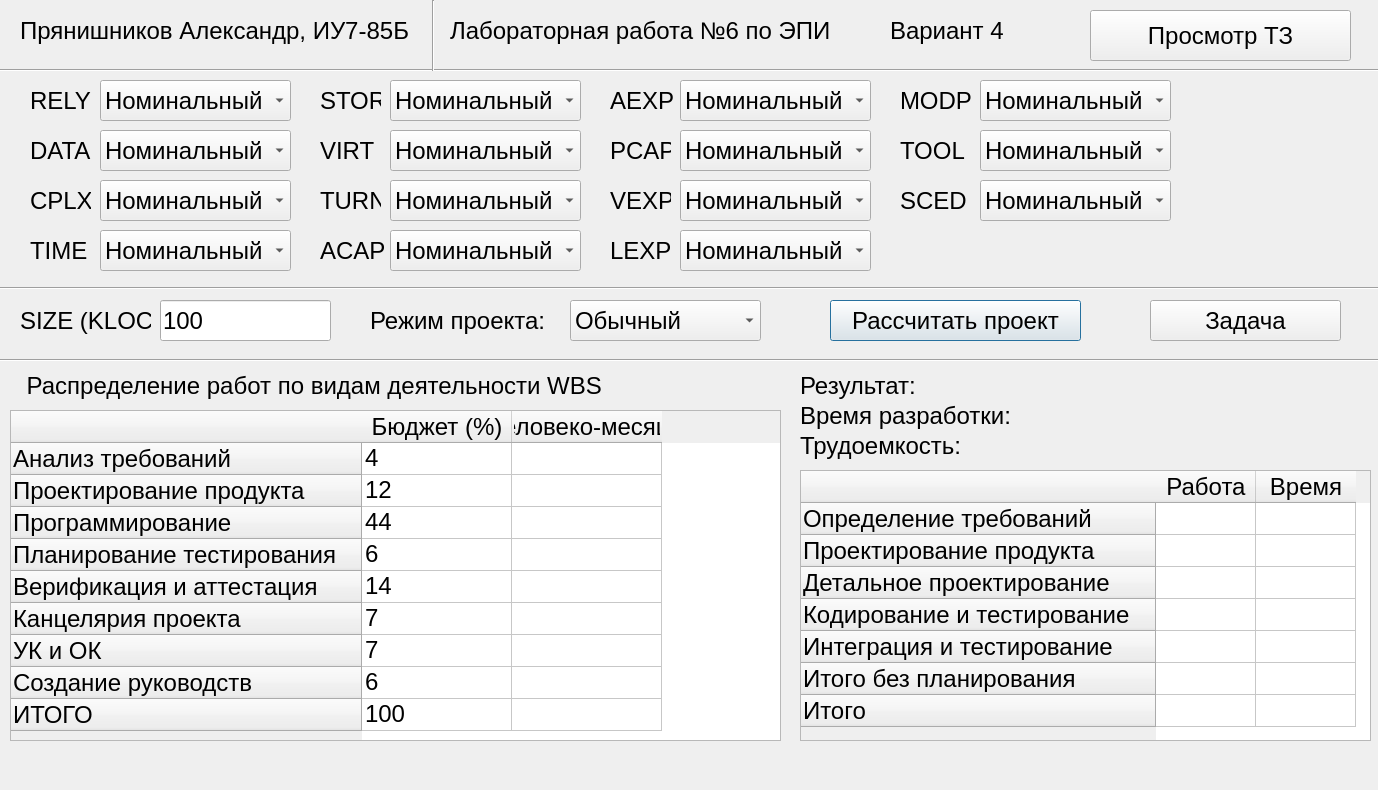
<?xml version="1.0" encoding="UTF-8"?>
<ui version="4.0">
 <class>Dialog</class>
 <widget class="QDialog" name="Dialog">
  <property name="geometry">
   <rect>
    <x>0</x>
    <y>0</y>
    <width>1378</width>
    <height>790</height>
   </rect>
  </property>
  <property name="font">
   <font>
    <pointsize>18</pointsize>
   </font>
  </property>
  <property name="windowTitle">
   <string>COCOMO</string>
  </property>
  <widget class="QComboBox" name="comboBox_1">
   <property name="geometry">
    <rect>
     <x>100</x>
     <y>80</y>
     <width>191</width>
     <height>41</height>
    </rect>
   </property>
   <property name="font">
    <font>
     <pointsize>18</pointsize>
    </font>
   </property>
   <property name="currentIndex">
    <number>2</number>
   </property>
   <item>
    <property name="text">
     <string>Очень низкий</string>
    </property>
   </item>
   <item>
    <property name="text">
     <string>Низкий</string>
    </property>
   </item>
   <item>
    <property name="text">
     <string>Номинальный</string>
    </property>
   </item>
   <item>
    <property name="text">
     <string>Высокий</string>
    </property>
   </item>
   <item>
    <property name="text">
     <string>Очень высокий</string>
    </property>
   </item>
  </widget>
  <widget class="QComboBox" name="comboBox_2">
   <property name="geometry">
    <rect>
     <x>100</x>
     <y>130</y>
     <width>191</width>
     <height>41</height>
    </rect>
   </property>
   <property name="font">
    <font>
     <pointsize>18</pointsize>
    </font>
   </property>
   <property name="currentIndex">
    <number>1</number>
   </property>
   <item>
    <property name="text">
     <string>Низкий</string>
    </property>
   </item>
   <item>
    <property name="text">
     <string>Номинальный</string>
    </property>
   </item>
   <item>
    <property name="text">
     <string>Высокий</string>
    </property>
   </item>
   <item>
    <property name="text">
     <string>Очень высокий</string>
    </property>
   </item>
  </widget>
  <widget class="QLabel" name="label">
   <property name="geometry">
    <rect>
     <x>30</x>
     <y>90</y>
     <width>61</width>
     <height>21</height>
    </rect>
   </property>
   <property name="font">
    <font>
     <pointsize>18</pointsize>
    </font>
   </property>
   <property name="text">
    <string>RELY</string>
   </property>
  </widget>
  <widget class="QLabel" name="label_2">
   <property name="geometry">
    <rect>
     <x>30</x>
     <y>140</y>
     <width>71</width>
     <height>21</height>
    </rect>
   </property>
   <property name="font">
    <font>
     <pointsize>18</pointsize>
    </font>
   </property>
   <property name="text">
    <string>DATA</string>
   </property>
  </widget>
  <widget class="QLabel" name="label_3">
   <property name="geometry">
    <rect>
     <x>30</x>
     <y>190</y>
     <width>61</width>
     <height>21</height>
    </rect>
   </property>
   <property name="font">
    <font>
     <pointsize>18</pointsize>
    </font>
   </property>
   <property name="text">
    <string>CPLX</string>
   </property>
  </widget>
  <widget class="QLabel" name="label_4">
   <property name="geometry">
    <rect>
     <x>30</x>
     <y>240</y>
     <width>61</width>
     <height>21</height>
    </rect>
   </property>
   <property name="font">
    <font>
     <pointsize>18</pointsize>
    </font>
   </property>
   <property name="text">
    <string>TIME</string>
   </property>
  </widget>
  <widget class="QLabel" name="label_5">
   <property name="geometry">
    <rect>
     <x>320</x>
     <y>90</y>
     <width>61</width>
     <height>21</height>
    </rect>
   </property>
   <property name="font">
    <font>
     <pointsize>18</pointsize>
    </font>
   </property>
   <property name="text">
    <string>STOR</string>
   </property>
  </widget>
  <widget class="QLabel" name="label_6">
   <property name="geometry">
    <rect>
     <x>320</x>
     <y>140</y>
     <width>61</width>
     <height>21</height>
    </rect>
   </property>
   <property name="font">
    <font>
     <pointsize>18</pointsize>
    </font>
   </property>
   <property name="text">
    <string>VIRT</string>
   </property>
  </widget>
  <widget class="QLabel" name="label_7">
   <property name="geometry">
    <rect>
     <x>320</x>
     <y>190</y>
     <width>61</width>
     <height>21</height>
    </rect>
   </property>
   <property name="font">
    <font>
     <pointsize>18</pointsize>
    </font>
   </property>
   <property name="text">
    <string>TURN</string>
   </property>
  </widget>
  <widget class="QLabel" name="label_8">
   <property name="geometry">
    <rect>
     <x>320</x>
     <y>240</y>
     <width>71</width>
     <height>21</height>
    </rect>
   </property>
   <property name="font">
    <font>
     <pointsize>18</pointsize>
    </font>
   </property>
   <property name="text">
    <string>ACAP</string>
   </property>
  </widget>
  <widget class="QLabel" name="label_9">
   <property name="geometry">
    <rect>
     <x>610</x>
     <y>90</y>
     <width>71</width>
     <height>21</height>
    </rect>
   </property>
   <property name="font">
    <font>
     <pointsize>18</pointsize>
    </font>
   </property>
   <property name="text">
    <string>AEXP</string>
   </property>
  </widget>
  <widget class="QLabel" name="label_10">
   <property name="geometry">
    <rect>
     <x>610</x>
     <y>130</y>
     <width>61</width>
     <height>41</height>
    </rect>
   </property>
   <property name="font">
    <font>
     <pointsize>18</pointsize>
    </font>
   </property>
   <property name="text">
    <string>PCAP</string>
   </property>
  </widget>
  <widget class="QLabel" name="label_11">
   <property name="geometry">
    <rect>
     <x>610</x>
     <y>190</y>
     <width>61</width>
     <height>21</height>
    </rect>
   </property>
   <property name="font">
    <font>
     <pointsize>18</pointsize>
    </font>
   </property>
   <property name="text">
    <string>VEXP</string>
   </property>
  </widget>
  <widget class="QLabel" name="label_12">
   <property name="geometry">
    <rect>
     <x>610</x>
     <y>230</y>
     <width>61</width>
     <height>41</height>
    </rect>
   </property>
   <property name="font">
    <font>
     <pointsize>18</pointsize>
    </font>
   </property>
   <property name="text">
    <string>LEXP</string>
   </property>
  </widget>
  <widget class="QLabel" name="label_13">
   <property name="geometry">
    <rect>
     <x>900</x>
     <y>80</y>
     <width>81</width>
     <height>41</height>
    </rect>
   </property>
   <property name="font">
    <font>
     <pointsize>18</pointsize>
    </font>
   </property>
   <property name="text">
    <string>MODP</string>
   </property>
  </widget>
  <widget class="QLabel" name="label_14">
   <property name="geometry">
    <rect>
     <x>900</x>
     <y>130</y>
     <width>71</width>
     <height>41</height>
    </rect>
   </property>
   <property name="font">
    <font>
     <pointsize>18</pointsize>
    </font>
   </property>
   <property name="text">
    <string>TOOL</string>
   </property>
  </widget>
  <widget class="QLabel" name="label_15">
   <property name="geometry">
    <rect>
     <x>900</x>
     <y>180</y>
     <width>81</width>
     <height>41</height>
    </rect>
   </property>
   <property name="font">
    <font>
     <pointsize>18</pointsize>
    </font>
   </property>
   <property name="text">
    <string>SCED</string>
   </property>
  </widget>
  <widget class="QComboBox" name="comboBox_3">
   <property name="geometry">
    <rect>
     <x>100</x>
     <y>180</y>
     <width>191</width>
     <height>41</height>
    </rect>
   </property>
   <property name="font">
    <font>
     <pointsize>18</pointsize>
    </font>
   </property>
   <property name="currentIndex">
    <number>2</number>
   </property>
   <item>
    <property name="text">
     <string>Очень низкий</string>
    </property>
   </item>
   <item>
    <property name="text">
     <string>Низкий</string>
    </property>
   </item>
   <item>
    <property name="text">
     <string>Номинальный</string>
    </property>
   </item>
   <item>
    <property name="text">
     <string>Высокий</string>
    </property>
   </item>
   <item>
    <property name="text">
     <string>Очень высокий</string>
    </property>
   </item>
  </widget>
  <widget class="QComboBox" name="comboBox_4">
   <property name="geometry">
    <rect>
     <x>100</x>
     <y>230</y>
     <width>191</width>
     <height>41</height>
    </rect>
   </property>
   <property name="font">
    <font>
     <pointsize>18</pointsize>
    </font>
   </property>
   <property name="currentIndex">
    <number>0</number>
   </property>
   <item>
    <property name="text">
     <string>Номинальный</string>
    </property>
   </item>
   <item>
    <property name="text">
     <string>Высокий</string>
    </property>
   </item>
   <item>
    <property name="text">
     <string>Очень высокий</string>
    </property>
   </item>
  </widget>
  <widget class="QComboBox" name="comboBox_5">
   <property name="geometry">
    <rect>
     <x>390</x>
     <y>80</y>
     <width>191</width>
     <height>41</height>
    </rect>
   </property>
   <property name="font">
    <font>
     <pointsize>18</pointsize>
    </font>
   </property>
   <property name="currentIndex">
    <number>0</number>
   </property>
   <item>
    <property name="text">
     <string>Номинальный</string>
    </property>
   </item>
   <item>
    <property name="text">
     <string>Высокий</string>
    </property>
   </item>
   <item>
    <property name="text">
     <string>Очень высокий</string>
    </property>
   </item>
  </widget>
  <widget class="QComboBox" name="comboBox_6">
   <property name="geometry">
    <rect>
     <x>390</x>
     <y>130</y>
     <width>191</width>
     <height>41</height>
    </rect>
   </property>
   <property name="font">
    <font>
     <pointsize>18</pointsize>
    </font>
   </property>
   <property name="currentIndex">
    <number>1</number>
   </property>
   <item>
    <property name="text">
     <string>Низкий</string>
    </property>
   </item>
   <item>
    <property name="text">
     <string>Номинальный</string>
    </property>
   </item>
   <item>
    <property name="text">
     <string>Высокий</string>
    </property>
   </item>
   <item>
    <property name="text">
     <string>Очень высокий</string>
    </property>
   </item>
  </widget>
  <widget class="QComboBox" name="comboBox_7">
   <property name="geometry">
    <rect>
     <x>390</x>
     <y>180</y>
     <width>191</width>
     <height>41</height>
    </rect>
   </property>
   <property name="font">
    <font>
     <pointsize>18</pointsize>
    </font>
   </property>
   <property name="currentIndex">
    <number>1</number>
   </property>
   <item>
    <property name="text">
     <string>Низкий</string>
    </property>
   </item>
   <item>
    <property name="text">
     <string>Номинальный</string>
    </property>
   </item>
   <item>
    <property name="text">
     <string>Высокий</string>
    </property>
   </item>
   <item>
    <property name="text">
     <string>Очень высокий</string>
    </property>
   </item>
  </widget>
  <widget class="QComboBox" name="comboBox_8">
   <property name="geometry">
    <rect>
     <x>390</x>
     <y>230</y>
     <width>191</width>
     <height>41</height>
    </rect>
   </property>
   <property name="font">
    <font>
     <pointsize>18</pointsize>
    </font>
   </property>
   <property name="currentIndex">
    <number>2</number>
   </property>
   <item>
    <property name="text">
     <string>Очень низкий</string>
    </property>
   </item>
   <item>
    <property name="text">
     <string>Низкий</string>
    </property>
   </item>
   <item>
    <property name="text">
     <string>Номинальный</string>
    </property>
   </item>
   <item>
    <property name="text">
     <string>Высокий</string>
    </property>
   </item>
   <item>
    <property name="text">
     <string>Очень высокий</string>
    </property>
   </item>
  </widget>
  <widget class="QComboBox" name="comboBox_9">
   <property name="geometry">
    <rect>
     <x>680</x>
     <y>80</y>
     <width>191</width>
     <height>41</height>
    </rect>
   </property>
   <property name="font">
    <font>
     <pointsize>18</pointsize>
    </font>
   </property>
   <property name="currentIndex">
    <number>2</number>
   </property>
   <item>
    <property name="text">
     <string>Очень низкий</string>
    </property>
   </item>
   <item>
    <property name="text">
     <string>Низкий</string>
    </property>
   </item>
   <item>
    <property name="text">
     <string>Номинальный</string>
    </property>
   </item>
   <item>
    <property name="text">
     <string>Высокий</string>
    </property>
   </item>
   <item>
    <property name="text">
     <string>Очень высокий</string>
    </property>
   </item>
  </widget>
  <widget class="QComboBox" name="comboBox_10">
   <property name="geometry">
    <rect>
     <x>680</x>
     <y>130</y>
     <width>191</width>
     <height>41</height>
    </rect>
   </property>
   <property name="font">
    <font>
     <pointsize>18</pointsize>
    </font>
   </property>
   <property name="currentIndex">
    <number>2</number>
   </property>
   <item>
    <property name="text">
     <string>Очень низкий</string>
    </property>
   </item>
   <item>
    <property name="text">
     <string>Низкий</string>
    </property>
   </item>
   <item>
    <property name="text">
     <string>Номинальный</string>
    </property>
   </item>
   <item>
    <property name="text">
     <string>Высокий</string>
    </property>
   </item>
   <item>
    <property name="text">
     <string>Очень высокий</string>
    </property>
   </item>
  </widget>
  <widget class="QComboBox" name="comboBox_11">
   <property name="geometry">
    <rect>
     <x>680</x>
     <y>180</y>
     <width>191</width>
     <height>41</height>
    </rect>
   </property>
   <property name="font">
    <font>
     <pointsize>18</pointsize>
    </font>
   </property>
   <property name="currentIndex">
    <number>2</number>
   </property>
   <item>
    <property name="text">
     <string>Очень низкий</string>
    </property>
   </item>
   <item>
    <property name="text">
     <string>Низкий</string>
    </property>
   </item>
   <item>
    <property name="text">
     <string>Номинальный</string>
    </property>
   </item>
   <item>
    <property name="text">
     <string>Высокий</string>
    </property>
   </item>
  </widget>
  <widget class="QComboBox" name="comboBox_12">
   <property name="geometry">
    <rect>
     <x>680</x>
     <y>230</y>
     <width>191</width>
     <height>41</height>
    </rect>
   </property>
   <property name="font">
    <font>
     <pointsize>18</pointsize>
    </font>
   </property>
   <property name="currentIndex">
    <number>2</number>
   </property>
   <item>
    <property name="text">
     <string>Очень низкий</string>
    </property>
   </item>
   <item>
    <property name="text">
     <string>Низкий</string>
    </property>
   </item>
   <item>
    <property name="text">
     <string>Номинальный</string>
    </property>
   </item>
   <item>
    <property name="text">
     <string>Высокий</string>
    </property>
   </item>
  </widget>
  <widget class="QComboBox" name="comboBox_13">
   <property name="geometry">
    <rect>
     <x>980</x>
     <y>80</y>
     <width>191</width>
     <height>41</height>
    </rect>
   </property>
   <property name="font">
    <font>
     <pointsize>18</pointsize>
    </font>
   </property>
   <property name="currentIndex">
    <number>2</number>
   </property>
   <item>
    <property name="text">
     <string>Очень низкий</string>
    </property>
   </item>
   <item>
    <property name="text">
     <string>Низкий</string>
    </property>
   </item>
   <item>
    <property name="text">
     <string>Номинальный</string>
    </property>
   </item>
   <item>
    <property name="text">
     <string>Высокий</string>
    </property>
   </item>
   <item>
    <property name="text">
     <string>Очень высокий</string>
    </property>
   </item>
  </widget>
  <widget class="QComboBox" name="comboBox_14">
   <property name="geometry">
    <rect>
     <x>980</x>
     <y>130</y>
     <width>191</width>
     <height>41</height>
    </rect>
   </property>
   <property name="font">
    <font>
     <pointsize>18</pointsize>
    </font>
   </property>
   <property name="currentIndex">
    <number>2</number>
   </property>
   <item>
    <property name="text">
     <string>Очень низкий</string>
    </property>
   </item>
   <item>
    <property name="text">
     <string>Низкий</string>
    </property>
   </item>
   <item>
    <property name="text">
     <string>Номинальный</string>
    </property>
   </item>
   <item>
    <property name="text">
     <string>Высокий</string>
    </property>
   </item>
   <item>
    <property name="text">
     <string>Очень высокий</string>
    </property>
   </item>
  </widget>
  <widget class="QComboBox" name="comboBox_15">
   <property name="geometry">
    <rect>
     <x>980</x>
     <y>180</y>
     <width>191</width>
     <height>41</height>
    </rect>
   </property>
   <property name="font">
    <font>
     <pointsize>18</pointsize>
    </font>
   </property>
   <property name="currentIndex">
    <number>2</number>
   </property>
   <item>
    <property name="text">
     <string>Очень низкий</string>
    </property>
   </item>
   <item>
    <property name="text">
     <string>Низкий</string>
    </property>
   </item>
   <item>
    <property name="text">
     <string>Номинальный</string>
    </property>
   </item>
   <item>
    <property name="text">
     <string>Высокий</string>
    </property>
   </item>
   <item>
    <property name="text">
     <string>Очень высокий</string>
    </property>
   </item>
  </widget>
  <widget class="QLineEdit" name="sizeEdit">
   <property name="geometry">
    <rect>
     <x>160</x>
     <y>300</y>
     <width>171</width>
     <height>41</height>
    </rect>
   </property>
   <property name="font">
    <font>
     <pointsize>18</pointsize>
    </font>
   </property>
   <property name="text">
    <string>100</string>
   </property>
  </widget>
  <widget class="QLabel" name="label_16">
   <property name="geometry">
    <rect>
     <x>20</x>
     <y>300</y>
     <width>131</width>
     <height>41</height>
    </rect>
   </property>
   <property name="font">
    <font>
     <pointsize>18</pointsize>
    </font>
   </property>
   <property name="text">
    <string>SIZE (KLOC)</string>
   </property>
  </widget>
  <widget class="QComboBox" name="comboBox_16">
   <property name="geometry">
    <rect>
     <x>570</x>
     <y>300</y>
     <width>191</width>
     <height>41</height>
    </rect>
   </property>
   <property name="font">
    <font>
     <pointsize>18</pointsize>
    </font>
   </property>
   <item>
    <property name="text">
     <string>Обычный</string>
    </property>
   </item>
   <item>
    <property name="text">
     <string>Промежуточный</string>
    </property>
   </item>
   <item>
    <property name="text">
     <string>Встроенный</string>
    </property>
   </item>
  </widget>
  <widget class="QLabel" name="label_17">
   <property name="geometry">
    <rect>
     <x>370</x>
     <y>300</y>
     <width>201</width>
     <height>41</height>
    </rect>
   </property>
   <property name="font">
    <font>
     <pointsize>18</pointsize>
    </font>
   </property>
   <property name="text">
    <string>Режим проекта:</string>
   </property>
  </widget>
  <widget class="QLabel" name="pmLabel">
   <property name="geometry">
    <rect>
     <x>800</x>
     <y>430</y>
     <width>431</width>
     <height>31</height>
    </rect>
   </property>
   <property name="font">
    <font>
     <pointsize>18</pointsize>
    </font>
   </property>
   <property name="text">
    <string>Трудоемкость:</string>
   </property>
  </widget>
  <widget class="QLabel" name="tmLabel">
   <property name="geometry">
    <rect>
     <x>800</x>
     <y>400</y>
     <width>431</width>
     <height>31</height>
    </rect>
   </property>
   <property name="font">
    <font>
     <pointsize>18</pointsize>
    </font>
   </property>
   <property name="text">
    <string>Время разработки:</string>
   </property>
  </widget>
  <widget class="QTableWidget" name="wbsTable">
   <property name="geometry">
    <rect>
     <x>10</x>
     <y>410</y>
     <width>771</width>
     <height>331</height>
    </rect>
   </property>
   <property name="font">
    <font>
     <pointsize>18</pointsize>
    </font>
   </property>
   <attribute name="horizontalHeaderDefaultSectionSize">
    <number>150</number>
   </attribute>
   <row>
    <property name="text">
     <string>Анализ требований</string>
    </property>
   </row>
   <row>
    <property name="text">
     <string>Проектирование продукта</string>
    </property>
   </row>
   <row>
    <property name="text">
     <string>Программирование</string>
    </property>
   </row>
   <row>
    <property name="text">
     <string>Планирование тестирования</string>
    </property>
   </row>
   <row>
    <property name="text">
     <string>Верификация и аттестация</string>
    </property>
   </row>
   <row>
    <property name="text">
     <string>Канцелярия проекта</string>
    </property>
   </row>
   <row>
    <property name="text">
     <string>УК и ОК</string>
    </property>
   </row>
   <row>
    <property name="text">
     <string>Создание руководств</string>
    </property>
   </row>
   <row>
    <property name="text">
     <string>ИТОГО</string>
    </property>
   </row>
   <column>
    <property name="text">
     <string>Бюджет (%)</string>
    </property>
   </column>
   <column>
    <property name="text">
     <string>Человеко-месяцы</string>
    </property>
   </column>
   <item row="0" column="0">
    <property name="text">
     <string>4</string>
    </property>
   </item>
   <item row="1" column="0">
    <property name="text">
     <string>12</string>
    </property>
   </item>
   <item row="2" column="0">
    <property name="text">
     <string>44</string>
    </property>
   </item>
   <item row="3" column="0">
    <property name="text">
     <string>6</string>
    </property>
   </item>
   <item row="4" column="0">
    <property name="text">
     <string>14</string>
    </property>
   </item>
   <item row="5" column="0">
    <property name="text">
     <string>7</string>
    </property>
   </item>
   <item row="6" column="0">
    <property name="text">
     <string>7</string>
    </property>
   </item>
   <item row="7" column="0">
    <property name="text">
     <string>6</string>
    </property>
   </item>
   <item row="8" column="0">
    <property name="text">
     <string>100</string>
    </property>
   </item>
  </widget>
  <widget class="QLabel" name="label_18">
   <property name="geometry">
    <rect>
     <x>20</x>
     <y>360</y>
     <width>721</width>
     <height>51</height>
    </rect>
   </property>
   <property name="font">
    <font>
     <pointsize>18</pointsize>
    </font>
   </property>
   <property name="text">
    <string> Распределение работ по видам деятельности WBS</string>
   </property>
  </widget>
  <widget class="QTableWidget" name="classicTable">
   <property name="geometry">
    <rect>
     <x>800</x>
     <y>470</y>
     <width>571</width>
     <height>271</height>
    </rect>
   </property>
   <property name="font">
    <font>
     <pointsize>18</pointsize>
    </font>
   </property>
   <attribute name="verticalHeaderVisible">
    <bool>true</bool>
   </attribute>
   <attribute name="verticalHeaderCascadingSectionResizes">
    <bool>false</bool>
   </attribute>
   <attribute name="verticalHeaderHighlightSections">
    <bool>true</bool>
   </attribute>
   <attribute name="verticalHeaderShowSortIndicator" stdset="0">
    <bool>false</bool>
   </attribute>
   <attribute name="verticalHeaderStretchLastSection">
    <bool>false</bool>
   </attribute>
   <row>
    <property name="text">
     <string>Определение требований</string>
    </property>
   </row>
   <row>
    <property name="text">
     <string>Проектирование продукта</string>
    </property>
   </row>
   <row>
    <property name="text">
     <string>Детальное проектирование</string>
    </property>
   </row>
   <row>
    <property name="text">
     <string>Кодирование и тестирование</string>
    </property>
   </row>
   <row>
    <property name="text">
     <string>Интеграция и тестирование</string>
    </property>
   </row>
   <row>
    <property name="text">
     <string>Итого без планирования</string>
    </property>
   </row>
   <row>
    <property name="text">
     <string>Итого</string>
    </property>
   </row>
   <column>
    <property name="text">
     <string>Работа</string>
    </property>
   </column>
   <column>
    <property name="text">
     <string>Время</string>
    </property>
   </column>
  </widget>
  <widget class="QLabel" name="label_19">
   <property name="geometry">
    <rect>
     <x>160</x>
     <y>910</y>
     <width>741</width>
     <height>61</height>
    </rect>
   </property>
   <property name="font">
    <font>
     <pointsize>18</pointsize>
    </font>
   </property>
   <property name="text">
    <string>Распределение работ и времени по стадиям жизненного цикла</string>
   </property>
  </widget>
  <widget class="QPushButton" name="projectButton">
   <property name="geometry">
    <rect>
     <x>830</x>
     <y>300</y>
     <width>251</width>
     <height>41</height>
    </rect>
   </property>
   <property name="font">
    <font>
     <pointsize>18</pointsize>
    </font>
   </property>
   <property name="text">
    <string>Рассчитать проект</string>
   </property>
  </widget>
  <widget class="QPushButton" name="task1Button">
   <property name="geometry">
    <rect>
     <x>1150</x>
     <y>300</y>
     <width>191</width>
     <height>41</height>
    </rect>
   </property>
   <property name="font">
    <font>
     <pointsize>18</pointsize>
    </font>
   </property>
   <property name="text">
    <string>Задача</string>
   </property>
  </widget>
  <widget class="Line" name="line">
   <property name="geometry">
    <rect>
     <x>0</x>
     <y>60</y>
     <width>1501</width>
     <height>21</height>
    </rect>
   </property>
   <property name="orientation">
    <enum>Qt::Horizontal</enum>
   </property>
  </widget>
  <widget class="QLabel" name="label_20">
   <property name="geometry">
    <rect>
     <x>20</x>
     <y>0</y>
     <width>411</width>
     <height>61</height>
    </rect>
   </property>
   <property name="text">
    <string>Прянишников Александр, ИУ7-85Б</string>
   </property>
  </widget>
  <widget class="Line" name="line_2">
   <property name="geometry">
    <rect>
     <x>423</x>
     <y>0</y>
     <width>20</width>
     <height>71</height>
    </rect>
   </property>
   <property name="orientation">
    <enum>Qt::Vertical</enum>
   </property>
  </widget>
  <widget class="QLabel" name="label_21">
   <property name="geometry">
    <rect>
     <x>450</x>
     <y>0</y>
     <width>391</width>
     <height>61</height>
    </rect>
   </property>
   <property name="text">
    <string>Лабораторная работа №6 по ЭПИ</string>
   </property>
  </widget>
  <widget class="QPushButton" name="tzButton">
   <property name="geometry">
    <rect>
     <x>1090</x>
     <y>10</y>
     <width>261</width>
     <height>51</height>
    </rect>
   </property>
   <property name="text">
    <string>Просмотр ТЗ</string>
   </property>
  </widget>
  <widget class="Line" name="line_3">
   <property name="geometry">
    <rect>
     <x>0</x>
     <y>280</y>
     <width>1451</width>
     <height>16</height>
    </rect>
   </property>
   <property name="orientation">
    <enum>Qt::Horizontal</enum>
   </property>
  </widget>
  <widget class="Line" name="line_4">
   <property name="geometry">
    <rect>
     <x>0</x>
     <y>350</y>
     <width>1511</width>
     <height>20</height>
    </rect>
   </property>
   <property name="orientation">
    <enum>Qt::Horizontal</enum>
   </property>
  </widget>
  <widget class="QLabel" name="label_22">
   <property name="geometry">
    <rect>
     <x>800</x>
     <y>370</y>
     <width>301</width>
     <height>31</height>
    </rect>
   </property>
   <property name="text">
    <string>Результат:</string>
   </property>
  </widget>
  <widget class="QLabel" name="label_23">
   <property name="geometry">
    <rect>
     <x>890</x>
     <y>10</y>
     <width>121</width>
     <height>41</height>
    </rect>
   </property>
   <property name="text">
    <string>Вариант 4</string>
   </property>
  </widget>
 </widget>
 <resources/>
 <connections/>
</ui>
